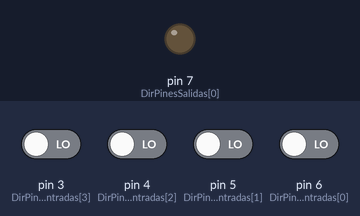
The sketch below on a simulated Arduino Uno, built with avr-gcc and run on an emulated ATmega328P. Parts: output pins drawn as LEDs (lit = HIGH). Inputs (shaded band) come from the test bench; at power-on: pin 3 (DirPinesEntradas[3]), pin 4 (DirPinesEntradas[2]), pin 5 (DirPinesEntradas[1]), pin 6 (DirPinesEntradas[0]) LOW.

Above: at 1.2 s.
1.3 s: pin 6 (DirPinesEntradas[0]) driven HIGH
At 1.7 s:
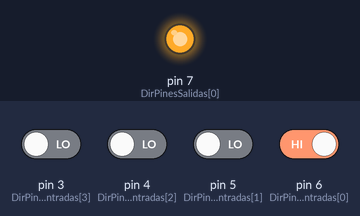
2.8 s: pin 6 (DirPinesEntradas[0]) driven LOW
At 4.1 s:
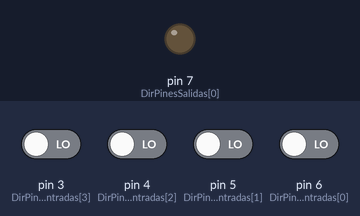
Timing chart, 0 to 5.8 s (numbered marks = the images above; inputs shaded):
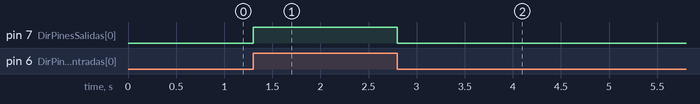

Measured:
- after the input at 1.3 s, pin 7 (DirPinesSalidas[0]): LOW → HIGH at once
- after the input at 2.8 s, pin 7 (DirPinesSalidas[0]): HIGH → LOW at once

The sketch:

Multi8x1.ino
```cpp
// Andrés Alvarado C 202003822 Jafet Aguero M 2019035485
// Fecha: 13/08/2022
// Práctica 2

// Declaracion de constantes
const int j=4;
const int DirPinesEntradas[4]={6,5,4,3};
const int DirPinesSalidas[1]={7};
bool entrada[4];
bool salida[1]={false};

// Configuracion de Pines de entrada y salida
void setup()
{
 // initializa los pines:
  for (int i = 0; i <= j; i++)
  {
    if (i<4)
    {
      pinMode(DirPinesEntradas[i], INPUT);
    }
    else
    {
      pinMode(DirPinesSalidas[i-4], OUTPUT);
    }
  }
}

//DEFINICION DE LAS FUNCIONES LÓGICAS


bool Mux8x1(bool I0, bool I1, bool I2, bool I3, bool I4, bool I5, bool I6, bool I7, bool S2, bool S1, bool S0)
{
  return ((!S2*!S1*!S0*I0)+(!S2*!S1*S0*I1)+(!S2*S1*!S0*I2)+(!S2*S1*S0*I3)+(S2*!S1*!S0*I4)+(S2*!S1*S0*I5)+(S2*S1*!S0*I6)+(S2*S1*S0*I7));
}


void loop ()
{

 //LECTURA DE LAS ENTRADAS Y SALIDAS
  for(int i=0; i<=j;i++)
  {
    if(i<4)
    {
      entrada[i]=digitalRead(DirPinesEntradas[i]);
    }
    else
    {
      digitalWrite(DirPinesSalidas[i-4],salida[i-4]);
    }
  }

  //EJECUCION DEL PROGRAMA
  salida[0]= Mux8x1(entrada[0], false, false, !entrada[0], entrada[0], !entrada[0], !entrada[0], entrada[0], entrada[1], entrada[2], entrada[3]);
}
```
